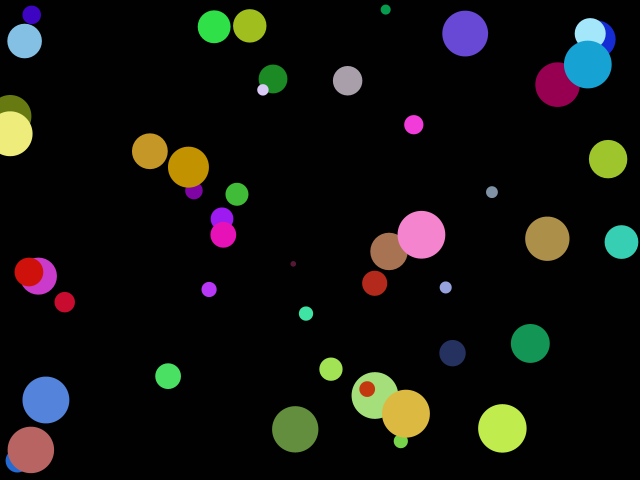
Frame 1 (no input)
Frame 60 (the mouse pressed at the canvas centre just before this capture): identical to frame 1, image omitted
Frame 120 (the mouse held since frame 60 and released just before this capture): identical to frame 1, image omitted

The Processing sketch that drew this single still picture (run headless with seeded random() and noise(); from frame 60 on, the mouse is pressed at the canvas centre):

// Processing sketch: sketch_004
// ── sketch_004.pde

ArrayList<Particle> plist = new ArrayList<Particle> ();
ArrayList<Particle> flist = new ArrayList<Particle> ();
Boolean flag_move = false;

void setup() {
  size(640, 480);
   
  println ("plist size = ", plist.size());
  for (int i = 0; i < 50; i++)
    plist.add (new Particle (random(width), random(height)));
  println ("plist size = ", plist.size());
}

void draw() {
  background (1);
  for (Particle pi : plist) { pi.draw(); }
  
  if (flag_move == true) {
    for (int i = 0; i < plist.size(); i++) {
      Particle pi = plist.get(i);
      pi.move(width, height);
      if (pi.bye()) 
        plist.remove(i);
    }
  }
  
  for (int i = flist.size() - 1; i >= 0; i--) {
    Particle f = flist.get(i);
    f.draw();
    f.move();
    if (f.bye() || f.countdown() < 0) flist.remove (i);
  }
} // end draw()

void mousePressed() {
  if (mouseButton == LEFT) {
    make_fire_particles ();
  } else if (mouseButton == RIGHT) {
    flag_move = !flag_move;
  }
}

void make_fire_particles () {
  int N = 13;
  float vmag = 20 + random (10);
  for (int k = 0; k < N; k++) {
    float vx = vmag * cos (TWO_PI / N * k);
    float vy = vmag * sin (TWO_PI / N * k);
    Particle p = new Particle (mouseX, mouseY, vx, vy);
    flist.add (p);
  }
}

// EOF

// ── Particle.pde
class Particle {
  float x, y, vx, vy;
  float g = 9.8/5;
  color c;
  float diam;
  Boolean bye = false;
  int countdown = 10;
  
  Particle (int xx, int yy, color cc) { x = xx; y = yy; c = cc; }
  Particle (float xx, float yy) {
    x = xx; y = yy;
    vx = vy = 0;
    c = color(random(255), random(255), random(255));
    diam = random (5, 50);
  }

  Particle (float xx, float yy, float vvx, float vvy) {
    x = xx; y = yy;
    vx = vvx; vy = vvy;
    c = color(random(255), random(255), random(255));
    diam = random (5, 50);
  }

  void set (float xx, float yy) { x= xx; y=yy; }
  void setx (float xx) { x = xx; }
  float x() { return x; }
  float y() { return y; }
  
  void draw() {
    noStroke();
    fill (c);
    ellipseMode (CENTER);
    ellipse (x,y, diam, diam);
  }
  
  void move() {
    x = x + vx;
    y = y + vy + 0.5*g;
    vy = vy + g;
    
    countdown = countdown - 1;
  }
  
  Boolean move(float ww, float wh) {
    move();
    if (y - diam/2 > wh) { bye = true; }
    return bye;
  }
  
  Boolean bye() { return bye; }
  int countdown() { return countdown; }
}
